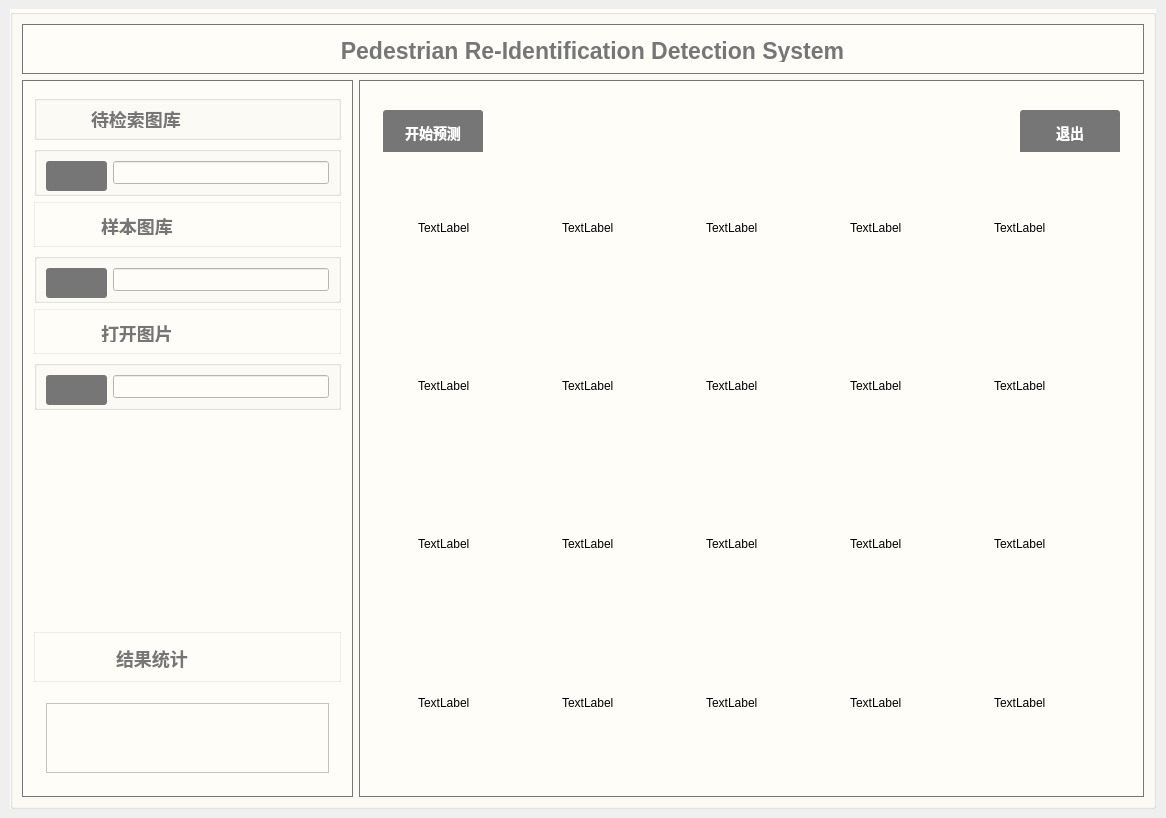
<?xml version="1.0" encoding="UTF-8"?>
<ui version="4.0">
 <class>MainWindow</class>
 <widget class="QMainWindow" name="MainWindow">
  <property name="geometry">
   <rect>
    <x>0</x>
    <y>0</y>
    <width>1166</width>
    <height>798</height>
   </rect>
  </property>
  <property name="windowTitle">
   <string>行人重识别检测系统</string>
  </property>
  <property name="windowIcon">
   <iconset>
    <normaloff>:/img/ui/assert/icon.png</normaloff>:/img/ui/assert/icon.png</iconset>
  </property>
  <widget class="QWidget" name="centralwidget">
   <property name="styleSheet">
    <string notr="true"/>
   </property>
   <layout class="QGridLayout" name="gridLayout_2">
    <item row="0" column="0">
     <widget class="QGroupBox" name="verticalGroupBox_main">
      <property name="maximumSize">
       <size>
        <width>1146</width>
        <height>16777215</height>
       </size>
      </property>
      <property name="styleSheet">
       <string notr="true">background-color: rgb(255, 253, 247);</string>
      </property>
      <layout class="QVBoxLayout" name="verticalLayout">
       <item>
        <widget class="QGroupBox" name="horizontalGroupBox">
         <property name="minimumSize">
          <size>
           <width>0</width>
           <height>50</height>
          </size>
         </property>
         <property name="maximumSize">
          <size>
           <width>1146</width>
           <height>50</height>
          </size>
         </property>
         <property name="styleSheet">
          <string notr="true">#horizontalGroupBox{border: 1px solid;
	border-color: rgb(118, 118, 118);
}</string>
         </property>
         <layout class="QHBoxLayout" name="horizontalLayout">
          <item>
           <spacer name="horizontalSpacer">
            <property name="orientation">
             <enum>Qt::Horizontal</enum>
            </property>
            <property name="sizeHint" stdset="0">
             <size>
              <width>40</width>
              <height>20</height>
             </size>
            </property>
           </spacer>
          </item>
          <item>
           <widget class="QLabel" name="label_item">
            <property name="minimumSize">
             <size>
              <width>0</width>
              <height>0</height>
             </size>
            </property>
            <property name="layoutDirection">
             <enum>Qt::LeftToRight</enum>
            </property>
            <property name="styleSheet">
             <string notr="true">	font: 11pt &quot;黑体&quot;;
	font-size:23px;
	font-weight: bold;
 		border-radius:9px;
		background:rgba(66, 195, 255, 0);
	    color: rgb(118, 118, 118);

</string>
            </property>
            <property name="text">
             <string>     Pedestrian Re-Identification Detection System  </string>
            </property>
           </widget>
          </item>
          <item>
           <spacer name="horizontalSpacer_2">
            <property name="orientation">
             <enum>Qt::Horizontal</enum>
            </property>
            <property name="sizeHint" stdset="0">
             <size>
              <width>40</width>
              <height>20</height>
             </size>
            </property>
           </spacer>
          </item>
         </layout>
        </widget>
       </item>
       <item>
        <layout class="QHBoxLayout" name="horizontalLayout_11">
         <item>
          <widget class="QGroupBox" name="verticalGroupBox">
           <property name="maximumSize">
            <size>
             <width>331</width>
             <height>16777215</height>
            </size>
           </property>
           <property name="styleSheet">
            <string notr="true">#verticalGroupBox{border: 1px solid;
border-color: rgb(118, 118, 118);}</string>
           </property>
           <layout class="QVBoxLayout" name="verticalLayout_2">
            <item>
             <widget class="QGroupBox" name="verticalGroupBox">
              <property name="minimumSize">
               <size>
                <width>0</width>
                <height>0</height>
               </size>
              </property>
              <property name="maximumSize">
               <size>
                <width>16777215</width>
                <height>45</height>
               </size>
              </property>
              <property name="styleSheet">
               <string notr="true">#verticalGroupBox{border: 1px solid;
	
	border-color: rgba(118, 118, 118, 30);}</string>
              </property>
              <layout class="QVBoxLayout" name="verticalLayout_4">
               <item>
                <widget class="QLabel" name="label_load_query">
                 <property name="maximumSize">
                  <size>
                   <width>16777215</width>
                   <height>16777215</height>
                  </size>
                 </property>
                 <property name="styleSheet">
                  <string notr="true">	
font: 9pt &quot;黑体&quot;;
	font-size:18px;
	font-weight: bold;
 		border-radius:9px;
		background:rgba(66, 195, 255, 0);
	    color: rgb(118, 118, 118);
</string>
                 </property>
                 <property name="text">
                  <string>         待检索图库</string>
                 </property>
                </widget>
               </item>
              </layout>
             </widget>
            </item>
            <item>
             <widget class="QGroupBox" name="horizontalGroupBox">
              <property name="minimumSize">
               <size>
                <width>0</width>
                <height>50</height>
               </size>
              </property>
              <property name="maximumSize">
               <size>
                <width>16777215</width>
                <height>55</height>
               </size>
              </property>
              <property name="styleSheet">
               <string notr="true">#horizontalGroupBox{border: 1px solid;
	border-color: rgb(118, 118, 118,30);}</string>
              </property>
              <layout class="QHBoxLayout" name="horizontalLayout_10">
               <item>
                <widget class="QPushButton" name="pushButton_query">
                 <property name="minimumSize">
                  <size>
                   <width>61</width>
                   <height>30</height>
                  </size>
                 </property>
                 <property name="styleSheet">
                  <string notr="true">QPushButton{font-family: &quot;Microsoft YaHei&quot;;

background-color: rgb(118, 118, 118);
font-size: 14px;
font-weight: bold;
color:white;
text-align: center center;
padding-left: 5px;
padding-right: 5px;
padding-top: 4px;
padding-bottom: 4px;
border-style: solid;
border-width: 0px;
border-color: rgba(255, 255, 255, 255);
border-radius: 3px;}

QPushButton:focus{outline: none;}

QPushButton::pressed{font-family: &quot;Microsoft YaHei&quot;;
                     font-size: 14px;
                     font-weight: bold;
                     color:rgb(200,200,200);
                     text-align: center center;
                     padding-left: 5px;
                     padding-right: 5px;
                     padding-top: 4px;
                     padding-bottom: 4px;
                     border-style: solid;
                     border-width: 0px;
                     border-color: rgba(255, 255, 255, 255);
                     border-radius: 3px;
                     background-color:  #bf513b;}

QPushButton::disabled{font-family: &quot;Microsoft YaHei&quot;;
                     font-size: 14px;
                     font-weight: bold;
                     color:rgb(200,200,200);
                     text-align: center center;
                     padding-left: 5px;
                     padding-right: 5px;
                     padding-top: 4px;
                     padding-bottom: 4px;
                     border-style: solid;
                     border-width: 0px;
                     border-color: rgba(255, 255, 255, 255);
                     border-radius: 3px;
                     background-color:  #bf513b;}
QPushButton::hover {
border-style: solid;
border-width: 0px;
border-radius: 0px;
background-color: rgba(48,148,243,80);}</string>
                 </property>
                 <property name="text">
                  <string/>
                 </property>
                 <property name="icon">
                  <iconset>
                   <normaloff>assert/file_open.png</normaloff>assert/file_open.png</iconset>
                 </property>
                </widget>
               </item>
               <item>
                <widget class="QLineEdit" name="lineEdit_query">
                 <property name="maximumSize">
                  <size>
                   <width>241</width>
                   <height>30</height>
                  </size>
                 </property>
                </widget>
               </item>
              </layout>
             </widget>
            </item>
            <item>
             <widget class="QGroupBox" name="verticalGroupBox_6">
              <property name="maximumSize">
               <size>
                <width>16777215</width>
                <height>45</height>
               </size>
              </property>
              <property name="styleSheet">
               <string notr="true">#verticalGroupBox_6{border: 1px solid;
	border-color: rgba(118, 118, 118, 30);}</string>
              </property>
              <layout class="QVBoxLayout" name="verticalLayout_12">
               <item>
                <widget class="QLabel" name="label_load_ref">
                 <property name="maximumSize">
                  <size>
                   <width>16777215</width>
                   <height>16777215</height>
                  </size>
                 </property>
                 <property name="autoFillBackground">
                  <bool>false</bool>
                 </property>
                 <property name="styleSheet">
                  <string notr="true">	
font: 9pt &quot;黑体&quot;;
	font-size:18px;
	font-weight: bold;
 		border-radius:9px;
		background:rgba(66, 195, 255, 0);
	    color: rgb(118, 118, 118);
</string>
                 </property>
                 <property name="text">
                  <string>           样本图库</string>
                 </property>
                </widget>
               </item>
              </layout>
             </widget>
            </item>
            <item>
             <widget class="QGroupBox" name="horizontalGroupBox">
              <property name="minimumSize">
               <size>
                <width>0</width>
                <height>50</height>
               </size>
              </property>
              <property name="maximumSize">
               <size>
                <width>16777215</width>
                <height>16777215</height>
               </size>
              </property>
              <property name="styleSheet">
               <string notr="true">#horizontalGroupBox{border: 1px solid;
	border-color: rgba(118, 118, 118, 30);}</string>
              </property>
              <layout class="QHBoxLayout" name="horizontalLayout_9">
               <item>
                <widget class="QPushButton" name="pushButton_ref">
                 <property name="minimumSize">
                  <size>
                   <width>61</width>
                   <height>30</height>
                  </size>
                 </property>
                 <property name="styleSheet">
                  <string notr="true">QPushButton{font-family: &quot;Microsoft YaHei&quot;;

background-color: rgb(118, 118, 118);
font-size: 14px;
font-weight: bold;
color:white;
text-align: center center;
padding-left: 5px;
padding-right: 5px;
padding-top: 4px;
padding-bottom: 4px;
border-style: solid;
border-width: 0px;
border-color: rgba(255, 255, 255, 255);
border-radius: 3px;}

QPushButton:focus{outline: none;}

QPushButton::pressed{font-family: &quot;Microsoft YaHei&quot;;
                     font-size: 14px;
                     font-weight: bold;
                     color:rgb(200,200,200);
                     text-align: center center;
                     padding-left: 5px;
                     padding-right: 5px;
                     padding-top: 4px;
                     padding-bottom: 4px;
                     border-style: solid;
                     border-width: 0px;
                     border-color: rgba(255, 255, 255, 255);
                     border-radius: 3px;
                     background-color:  #bf513b;}

QPushButton::disabled{font-family: &quot;Microsoft YaHei&quot;;
                     font-size: 14px;
                     font-weight: bold;
                     color:rgb(200,200,200);
                     text-align: center center;
                     padding-left: 5px;
                     padding-right: 5px;
                     padding-top: 4px;
                     padding-bottom: 4px;
                     border-style: solid;
                     border-width: 0px;
                     border-color: rgba(255, 255, 255, 255);
                     border-radius: 3px;
                     background-color:  #bf513b;}
QPushButton::hover {
border-style: solid;
border-width: 0px;
border-radius: 0px;
background-color: rgba(48,148,243,80);}</string>
                 </property>
                 <property name="text">
                  <string/>
                 </property>
                 <property name="icon">
                  <iconset>
                   <normaloff>assert/file_open.png</normaloff>assert/file_open.png</iconset>
                 </property>
                </widget>
               </item>
               <item>
                <widget class="QLineEdit" name="lineEdit_ref">
                 <property name="minimumSize">
                  <size>
                   <width>0</width>
                   <height>0</height>
                  </size>
                 </property>
                 <property name="maximumSize">
                  <size>
                   <width>241</width>
                   <height>30</height>
                  </size>
                 </property>
                </widget>
               </item>
              </layout>
             </widget>
            </item>
            <item>
             <widget class="QGroupBox" name="verticalGroupBox_4">
              <property name="maximumSize">
               <size>
                <width>16777215</width>
                <height>45</height>
               </size>
              </property>
              <property name="styleSheet">
               <string notr="true">#verticalGroupBox_4{border: 1px solid;
	border-color: rgba(118, 118, 118, 30);}</string>
              </property>
              <layout class="QVBoxLayout" name="verticalLayout_10">
               <item>
                <widget class="QLabel" name="label_load_open">
                 <property name="enabled">
                  <bool>true</bool>
                 </property>
                 <property name="minimumSize">
                  <size>
                   <width>0</width>
                   <height>0</height>
                  </size>
                 </property>
                 <property name="maximumSize">
                  <size>
                   <width>16777215</width>
                   <height>16777215</height>
                  </size>
                 </property>
                 <property name="styleSheet">
                  <string notr="true">	
font: 9pt &quot;黑体&quot;;
	font-size:18px;
	font-weight: bold;
 		border-radius:9px;
		background:rgba(66, 195, 255, 0);
	    color: rgb(118, 118, 118);
</string>
                 </property>
                 <property name="text">
                  <string>           打开图片</string>
                 </property>
                </widget>
               </item>
              </layout>
             </widget>
            </item>
            <item>
             <widget class="QGroupBox" name="horizontalGroupBox">
              <property name="minimumSize">
               <size>
                <width>0</width>
                <height>50</height>
               </size>
              </property>
              <property name="styleSheet">
               <string notr="true">#horizontalGroupBox{border: 1px solid;
	border-color: rgb(118, 118, 118,30);}</string>
              </property>
              <layout class="QHBoxLayout" name="horizontalLayout_7">
               <item>
                <widget class="QPushButton" name="pushButton_open">
                 <property name="minimumSize">
                  <size>
                   <width>61</width>
                   <height>30</height>
                  </size>
                 </property>
                 <property name="styleSheet">
                  <string notr="true">QPushButton{font-family: &quot;Microsoft YaHei&quot;;

background-color: rgb(118, 118, 118);
font-size: 14px;
font-weight: bold;
color:white;
text-align: center center;
padding-left: 5px;
padding-right: 5px;
padding-top: 4px;
padding-bottom: 4px;
border-style: solid;
border-width: 0px;
border-color: rgba(255, 255, 255, 255);
border-radius: 3px;}

QPushButton:focus{outline: none;}

QPushButton::pressed{font-family: &quot;Microsoft YaHei&quot;;
                     font-size: 14px;
                     font-weight: bold;
                     color:rgb(200,200,200);
                     text-align: center center;
                     padding-left: 5px;
                     padding-right: 5px;
                     padding-top: 4px;
                     padding-bottom: 4px;
                     border-style: solid;
                     border-width: 0px;
                     border-color: rgba(255, 255, 255, 255);
                     border-radius: 3px;
                     background-color:  #bf513b;}

QPushButton::disabled{font-family: &quot;Microsoft YaHei&quot;;
                     font-size: 14px;
                     font-weight: bold;
                     color:rgb(200,200,200);
                     text-align: center center;
                     padding-left: 5px;
                     padding-right: 5px;
                     padding-top: 4px;
                     padding-bottom: 4px;
                     border-style: solid;
                     border-width: 0px;
                     border-color: rgba(255, 255, 255, 255);
                     border-radius: 3px;
                     background-color:  #bf513b;}
QPushButton::hover {
border-style: solid;
border-width: 0px;
border-radius: 0px;
background-color: rgba(48,148,243,80);}</string>
                 </property>
                 <property name="text">
                  <string/>
                 </property>
                 <property name="icon">
                  <iconset>
                   <normaloff>assert/file_open.png</normaloff>assert/file_open.png</iconset>
                 </property>
                </widget>
               </item>
               <item>
                <widget class="QLineEdit" name="lineEdit_open">
                 <property name="maximumSize">
                  <size>
                   <width>241</width>
                   <height>31</height>
                  </size>
                 </property>
                </widget>
               </item>
              </layout>
             </widget>
            </item>
            <item>
             <widget class="QGroupBox" name="horizontalGroupBox_2">
              <property name="minimumSize">
               <size>
                <width>0</width>
                <height>210</height>
               </size>
              </property>
              <property name="maximumSize">
               <size>
                <width>16777215</width>
                <height>210</height>
               </size>
              </property>
              <property name="styleSheet">
               <string notr="true">#horizontalGroupBox_2{border: 0px solid;}</string>
              </property>
              <layout class="QHBoxLayout" name="horizontalLayout_5">
               <item>
                <spacer name="horizontalSpacer_4">
                 <property name="orientation">
                  <enum>Qt::Horizontal</enum>
                 </property>
                 <property name="sizeHint" stdset="0">
                  <size>
                   <width>40</width>
                   <height>20</height>
                  </size>
                 </property>
                </spacer>
               </item>
               <item>
                <widget class="QLabel" name="label_img_query">
                 <property name="minimumSize">
                  <size>
                   <width>130</width>
                   <height>0</height>
                  </size>
                 </property>
                 <property name="maximumSize">
                  <size>
                   <width>16777215</width>
                   <height>190</height>
                  </size>
                 </property>
                 <property name="text">
                  <string/>
                 </property>
                </widget>
               </item>
               <item>
                <spacer name="horizontalSpacer_3">
                 <property name="orientation">
                  <enum>Qt::Horizontal</enum>
                 </property>
                 <property name="sizeHint" stdset="0">
                  <size>
                   <width>40</width>
                   <height>20</height>
                  </size>
                 </property>
                </spacer>
               </item>
              </layout>
             </widget>
            </item>
            <item>
             <widget class="QGroupBox" name="verticalGroupBox_3">
              <property name="maximumSize">
               <size>
                <width>16777215</width>
                <height>50</height>
               </size>
              </property>
              <property name="styleSheet">
               <string notr="true">#verticalGroupBox_3{border: 1px solid;
	border-color: rgba(118, 118, 118, 30);}</string>
              </property>
              <layout class="QVBoxLayout" name="verticalLayout_8">
               <item>
                <widget class="QLabel" name="label_load_assessment">
                 <property name="maximumSize">
                  <size>
                   <width>16777215</width>
                   <height>45</height>
                  </size>
                 </property>
                 <property name="styleSheet">
                  <string notr="true">	
font: 9pt &quot;黑体&quot;;
	font-size:18px;
	font-weight: bold;
 		border-radius:9px;
		background:rgba(66, 195, 255, 0);
	    color: rgb(118, 118, 118);
</string>
                 </property>
                 <property name="text">
                  <string>              结果统计</string>
                 </property>
                </widget>
               </item>
              </layout>
             </widget>
            </item>
            <item>
             <widget class="QGroupBox" name="verticalGroupBox_8">
              <property name="maximumSize">
               <size>
                <width>16777215</width>
                <height>160</height>
               </size>
              </property>
              <property name="styleSheet">
               <string notr="true">#verticalGroupBox_8{border: 0px solid;}</string>
              </property>
              <layout class="QVBoxLayout" name="verticalLayout_5">
               <item>
                <widget class="QPlainTextEdit" name="plainTextEdit">
                 <property name="maximumSize">
                  <size>
                   <width>16777215</width>
                   <height>16777215</height>
                  </size>
                 </property>
                </widget>
               </item>
              </layout>
             </widget>
            </item>
           </layout>
           <zorder>verticalGroupBox_8</zorder>
           <zorder>verticalGroupBox</zorder>
           <zorder>verticalGroupBox_3</zorder>
           <zorder>verticalGroupBox_4</zorder>
           <zorder>verticalGroupBox_6</zorder>
           <zorder>horizontalGroupBox_2</zorder>
           <zorder>horizontalGroupBox</zorder>
           <zorder>horizontalGroupBox</zorder>
           <zorder>horizontalGroupBox</zorder>
          </widget>
         </item>
         <item>
          <widget class="QGroupBox" name="verticalGroupBox_output">
           <property name="styleSheet">
            <string notr="true">#verticalGroupBox_output{border: 1px solid;
	border-color: rgb(118, 118, 118);}</string>
           </property>
           <layout class="QVBoxLayout" name="verticalLayout_3">
            <item>
             <widget class="QGroupBox" name="horizontalGroupBox_3">
              <property name="minimumSize">
               <size>
                <width>0</width>
                <height>57</height>
               </size>
              </property>
              <property name="maximumSize">
               <size>
                <width>16777215</width>
                <height>60</height>
               </size>
              </property>
              <property name="styleSheet">
               <string notr="true">#horizontalGroupBox_3{border: 0px solid;}</string>
              </property>
              <layout class="QHBoxLayout" name="horizontalLayout_12">
               <item>
                <widget class="QPushButton" name="pushButton_start">
                 <property name="minimumSize">
                  <size>
                   <width>100</width>
                   <height>45</height>
                  </size>
                 </property>
                 <property name="styleSheet">
                  <string notr="true">QPushButton{font-family: &quot;Microsoft YaHei&quot;;

background-color: rgb(118, 118, 118);
font-size: 14px;
font-weight: bold;
color:white;
text-align: center center;
padding-left: 5px;
padding-right: 5px;
padding-top: 4px;
padding-bottom: 4px;
border-style: solid;
border-width: 0px;
border-color: rgba(255, 255, 255, 255);
border-radius: 3px;}

QPushButton:focus{outline: none;}

QPushButton::pressed{font-family: &quot;Microsoft YaHei&quot;;
                     font-size: 14px;
                     font-weight: bold;
                     color:rgb(200,200,200);
                     text-align: center center;
                     padding-left: 5px;
                     padding-right: 5px;
                     padding-top: 4px;
                     padding-bottom: 4px;
                     border-style: solid;
                     border-width: 0px;
                     border-color: rgba(255, 255, 255, 255);
                     border-radius: 3px;
                     background-color:  #bf513b;}

QPushButton::disabled{font-family: &quot;Microsoft YaHei&quot;;
                     font-size: 14px;
                     font-weight: bold;
                     color:rgb(200,200,200);
                     text-align: center center;
                     padding-left: 5px;
                     padding-right: 5px;
                     padding-top: 4px;
                     padding-bottom: 4px;
                     border-style: solid;
                     border-width: 0px;
                     border-color: rgba(255, 255, 255, 255);
                     border-radius: 3px;
                     background-color:  #bf513b;}
QPushButton::hover {
border-style: solid;
border-width: 0px;
border-radius: 0px;
background-color: rgba(48,148,243,80);}</string>
                 </property>
                 <property name="text">
                  <string>开始预测</string>
                 </property>
                </widget>
               </item>
               <item>
                <spacer name="horizontalSpacer_5">
                 <property name="orientation">
                  <enum>Qt::Horizontal</enum>
                 </property>
                 <property name="sizeHint" stdset="0">
                  <size>
                   <width>40</width>
                   <height>20</height>
                  </size>
                 </property>
                </spacer>
               </item>
               <item>
                <widget class="QPushButton" name="pushButton_cancel">
                 <property name="minimumSize">
                  <size>
                   <width>100</width>
                   <height>45</height>
                  </size>
                 </property>
                 <property name="styleSheet">
                  <string notr="true">QPushButton{font-family: &quot;Microsoft YaHei&quot;;

background-color: rgb(118, 118, 118);
font-size: 14px;
font-weight: bold;
color:white;
text-align: center center;
padding-left: 5px;
padding-right: 5px;
padding-top: 4px;
padding-bottom: 4px;
border-style: solid;
border-width: 0px;
border-color: rgba(255, 255, 255, 255);
border-radius: 3px;}

QPushButton:focus{outline: none;}

QPushButton::pressed{font-family: &quot;Microsoft YaHei&quot;;
                     font-size: 14px;
                     font-weight: bold;
                     color:rgb(200,200,200);
                     text-align: center center;
                     padding-left: 5px;
                     padding-right: 5px;
                     padding-top: 4px;
                     padding-bottom: 4px;
                     border-style: solid;
                     border-width: 0px;
                     border-color: rgba(255, 255, 255, 255);
                     border-radius: 3px;
                     background-color:  #bf513b;}

QPushButton::disabled{font-family: &quot;Microsoft YaHei&quot;;
                     font-size: 14px;
                     font-weight: bold;
                     color:rgb(200,200,200);
                     text-align: center center;
                     padding-left: 5px;
                     padding-right: 5px;
                     padding-top: 4px;
                     padding-bottom: 4px;
                     border-style: solid;
                     border-width: 0px;
                     border-color: rgba(255, 255, 255, 255);
                     border-radius: 3px;
                     background-color:  #bf513b;}
QPushButton::hover {
border-style: solid;
border-width: 0px;
border-radius: 0px;
background-color: rgba(48,148,243,80);}</string>
                 </property>
                 <property name="text">
                  <string>退出</string>
                 </property>
                </widget>
               </item>
              </layout>
             </widget>
            </item>
            <item>
             <layout class="QGridLayout" name="gridLayout">
              <item row="7" column="1">
               <spacer name="verticalSpacer_4">
                <property name="orientation">
                 <enum>Qt::Vertical</enum>
                </property>
                <property name="sizeHint" stdset="0">
                 <size>
                  <width>20</width>
                  <height>40</height>
                 </size>
                </property>
               </spacer>
              </item>
              <item row="0" column="0">
               <spacer name="horizontalSpacer_6">
                <property name="orientation">
                 <enum>Qt::Horizontal</enum>
                </property>
                <property name="sizeHint" stdset="0">
                 <size>
                  <width>40</width>
                  <height>20</height>
                 </size>
                </property>
               </spacer>
              </item>
              <item row="3" column="1">
               <spacer name="verticalSpacer_2">
                <property name="orientation">
                 <enum>Qt::Vertical</enum>
                </property>
                <property name="sizeHint" stdset="0">
                 <size>
                  <width>20</width>
                  <height>40</height>
                 </size>
                </property>
               </spacer>
              </item>
              <item row="4" column="3">
               <widget class="QLabel" name="label_12">
                <property name="minimumSize">
                 <size>
                  <width>91</width>
                  <height>140</height>
                 </size>
                </property>
                <property name="text">
                 <string>TextLabel</string>
                </property>
               </widget>
              </item>
              <item row="2" column="1">
               <widget class="QLabel" name="label_6">
                <property name="minimumSize">
                 <size>
                  <width>91</width>
                  <height>140</height>
                 </size>
                </property>
                <property name="text">
                 <string>TextLabel</string>
                </property>
               </widget>
              </item>
              <item row="0" column="8">
               <spacer name="horizontalSpacer_9">
                <property name="orientation">
                 <enum>Qt::Horizontal</enum>
                </property>
                <property name="sizeHint" stdset="0">
                 <size>
                  <width>40</width>
                  <height>20</height>
                 </size>
                </property>
               </spacer>
              </item>
              <item row="0" column="7">
               <widget class="QLabel" name="label_4">
                <property name="minimumSize">
                 <size>
                  <width>91</width>
                  <height>140</height>
                 </size>
                </property>
                <property name="text">
                 <string>TextLabel</string>
                </property>
               </widget>
              </item>
              <item row="6" column="5">
               <widget class="QLabel" name="label_18">
                <property name="minimumSize">
                 <size>
                  <width>91</width>
                  <height>140</height>
                 </size>
                </property>
                <property name="text">
                 <string>TextLabel</string>
                </property>
               </widget>
              </item>
              <item row="5" column="1">
               <spacer name="verticalSpacer_3">
                <property name="orientation">
                 <enum>Qt::Vertical</enum>
                </property>
                <property name="sizeHint" stdset="0">
                 <size>
                  <width>20</width>
                  <height>40</height>
                 </size>
                </property>
               </spacer>
              </item>
              <item row="2" column="3">
               <widget class="QLabel" name="label_7">
                <property name="minimumSize">
                 <size>
                  <width>91</width>
                  <height>140</height>
                 </size>
                </property>
                <property name="text">
                 <string>TextLabel</string>
                </property>
               </widget>
              </item>
              <item row="4" column="5">
               <widget class="QLabel" name="label_13">
                <property name="minimumSize">
                 <size>
                  <width>91</width>
                  <height>140</height>
                 </size>
                </property>
                <property name="text">
                 <string>TextLabel</string>
                </property>
               </widget>
              </item>
              <item row="2" column="7">
               <widget class="QLabel" name="label_9">
                <property name="minimumSize">
                 <size>
                  <width>91</width>
                  <height>140</height>
                 </size>
                </property>
                <property name="text">
                 <string>TextLabel</string>
                </property>
               </widget>
              </item>
              <item row="2" column="5">
               <widget class="QLabel" name="label_8">
                <property name="minimumSize">
                 <size>
                  <width>91</width>
                  <height>140</height>
                 </size>
                </property>
                <property name="text">
                 <string>TextLabel</string>
                </property>
               </widget>
              </item>
              <item row="0" column="4">
               <spacer name="horizontalSpacer_7">
                <property name="orientation">
                 <enum>Qt::Horizontal</enum>
                </property>
                <property name="sizeHint" stdset="0">
                 <size>
                  <width>40</width>
                  <height>20</height>
                 </size>
                </property>
               </spacer>
              </item>
              <item row="4" column="1">
               <widget class="QLabel" name="label_11">
                <property name="minimumSize">
                 <size>
                  <width>91</width>
                  <height>140</height>
                 </size>
                </property>
                <property name="text">
                 <string>TextLabel</string>
                </property>
               </widget>
              </item>
              <item row="4" column="9">
               <widget class="QLabel" name="label_15">
                <property name="minimumSize">
                 <size>
                  <width>91</width>
                  <height>140</height>
                 </size>
                </property>
                <property name="text">
                 <string>TextLabel</string>
                </property>
               </widget>
              </item>
              <item row="0" column="6">
               <spacer name="horizontalSpacer_8">
                <property name="orientation">
                 <enum>Qt::Horizontal</enum>
                </property>
                <property name="sizeHint" stdset="0">
                 <size>
                  <width>40</width>
                  <height>20</height>
                 </size>
                </property>
               </spacer>
              </item>
              <item row="6" column="1">
               <widget class="QLabel" name="label_16">
                <property name="minimumSize">
                 <size>
                  <width>91</width>
                  <height>140</height>
                 </size>
                </property>
                <property name="text">
                 <string>TextLabel</string>
                </property>
               </widget>
              </item>
              <item row="0" column="3">
               <widget class="QLabel" name="label_2">
                <property name="minimumSize">
                 <size>
                  <width>91</width>
                  <height>140</height>
                 </size>
                </property>
                <property name="text">
                 <string>TextLabel</string>
                </property>
               </widget>
              </item>
              <item row="6" column="7">
               <widget class="QLabel" name="label_19">
                <property name="minimumSize">
                 <size>
                  <width>91</width>
                  <height>140</height>
                 </size>
                </property>
                <property name="text">
                 <string>TextLabel</string>
                </property>
               </widget>
              </item>
              <item row="4" column="7">
               <widget class="QLabel" name="label_14">
                <property name="minimumSize">
                 <size>
                  <width>91</width>
                  <height>140</height>
                 </size>
                </property>
                <property name="text">
                 <string>TextLabel</string>
                </property>
               </widget>
              </item>
              <item row="6" column="9">
               <widget class="QLabel" name="label_20">
                <property name="minimumSize">
                 <size>
                  <width>91</width>
                  <height>140</height>
                 </size>
                </property>
                <property name="text">
                 <string>TextLabel</string>
                </property>
               </widget>
              </item>
              <item row="1" column="1">
               <spacer name="verticalSpacer">
                <property name="orientation">
                 <enum>Qt::Vertical</enum>
                </property>
                <property name="sizeHint" stdset="0">
                 <size>
                  <width>20</width>
                  <height>40</height>
                 </size>
                </property>
               </spacer>
              </item>
              <item row="0" column="5">
               <widget class="QLabel" name="label_3">
                <property name="minimumSize">
                 <size>
                  <width>91</width>
                  <height>140</height>
                 </size>
                </property>
                <property name="text">
                 <string>TextLabel</string>
                </property>
               </widget>
              </item>
              <item row="6" column="3">
               <widget class="QLabel" name="label_17">
                <property name="minimumSize">
                 <size>
                  <width>91</width>
                  <height>140</height>
                 </size>
                </property>
                <property name="text">
                 <string>TextLabel</string>
                </property>
               </widget>
              </item>
              <item row="0" column="1">
               <widget class="QLabel" name="label_1">
                <property name="minimumSize">
                 <size>
                  <width>91</width>
                  <height>140</height>
                 </size>
                </property>
                <property name="maximumSize">
                 <size>
                  <width>16777215</width>
                  <height>16777215</height>
                 </size>
                </property>
                <property name="text">
                 <string>TextLabel</string>
                </property>
               </widget>
              </item>
              <item row="0" column="2">
               <spacer name="horizontalSpacer_10">
                <property name="orientation">
                 <enum>Qt::Horizontal</enum>
                </property>
                <property name="sizeHint" stdset="0">
                 <size>
                  <width>40</width>
                  <height>20</height>
                 </size>
                </property>
               </spacer>
              </item>
              <item row="2" column="9">
               <widget class="QLabel" name="label_10">
                <property name="minimumSize">
                 <size>
                  <width>91</width>
                  <height>140</height>
                 </size>
                </property>
                <property name="text">
                 <string>TextLabel</string>
                </property>
               </widget>
              </item>
              <item row="0" column="9">
               <widget class="QLabel" name="label_5">
                <property name="minimumSize">
                 <size>
                  <width>91</width>
                  <height>140</height>
                 </size>
                </property>
                <property name="text">
                 <string>TextLabel</string>
                </property>
               </widget>
              </item>
              <item row="0" column="10">
               <spacer name="horizontalSpacer_11">
                <property name="orientation">
                 <enum>Qt::Horizontal</enum>
                </property>
                <property name="sizeHint" stdset="0">
                 <size>
                  <width>40</width>
                  <height>20</height>
                 </size>
                </property>
               </spacer>
              </item>
             </layout>
            </item>
           </layout>
          </widget>
         </item>
        </layout>
       </item>
      </layout>
     </widget>
    </item>
   </layout>
  </widget>
 </widget>
 <resources/>
 <connections>
  <connection>
   <sender>pushButton_cancel</sender>
   <signal>clicked()</signal>
   <receiver>MainWindow</receiver>
   <slot>close()</slot>
   <hints>
    <hint type="sourcelabel">
     <x>1117</x>
     <y>109</y>
    </hint>
    <hint type="destinationlabel">
     <x>1165</x>
     <y>117</y>
    </hint>
   </hints>
  </connection>
 </connections>
</ui>
